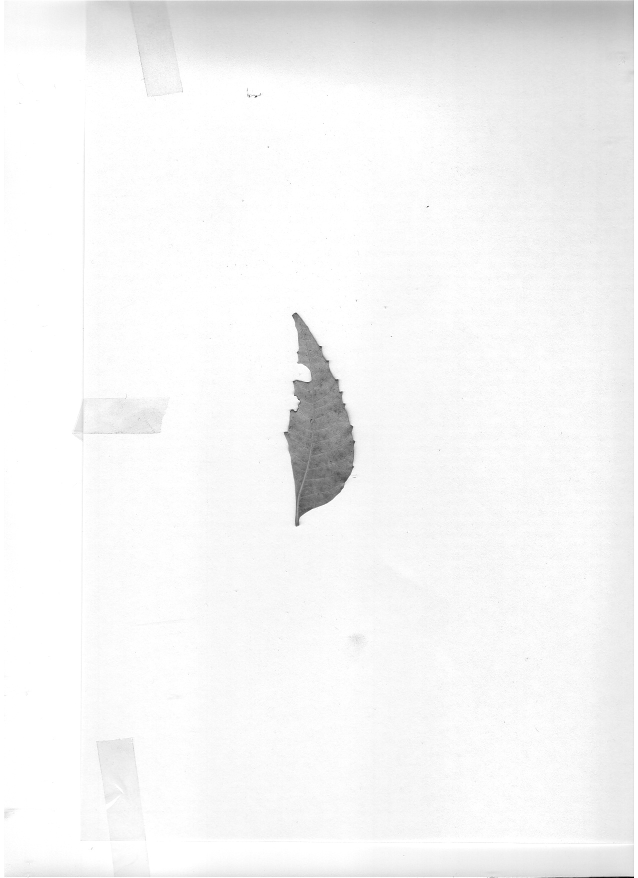
%> input picture assignment_5/Pictures/Neem/neem1.tiff, 1276 x 1755 px (shown at 1/2 size)
$ octave assignment5.m   (GNU Octave 9; MATLAB toolbox functions it lacks are replaced by stand-ins)
%> lines starting %> are read from the running program, lines starting %| are printed output that depends on the picture
%====================================================================================%
% coded by Athul Vijayan ED11B004 on 2nd May 2014
% for Multivariate data analysis assignment 5
%====================================================================================%

% Load image data
% Files are given relative paths. So do not disturb folder structure.
clc;
clear;

% use a denoise filter while loading image
neem1 = im2double(medfilt2(rgb2gray(imread('Pictures/Neem/neem1.tiff'))));   % load image
%> neem1: size 1755x1276 double; min 0, max 1, mean 0.961
neem2 = im2double(medfilt2(rgb2gray(imread('Pictures/Neem/neem2.tiff'))));   % load image
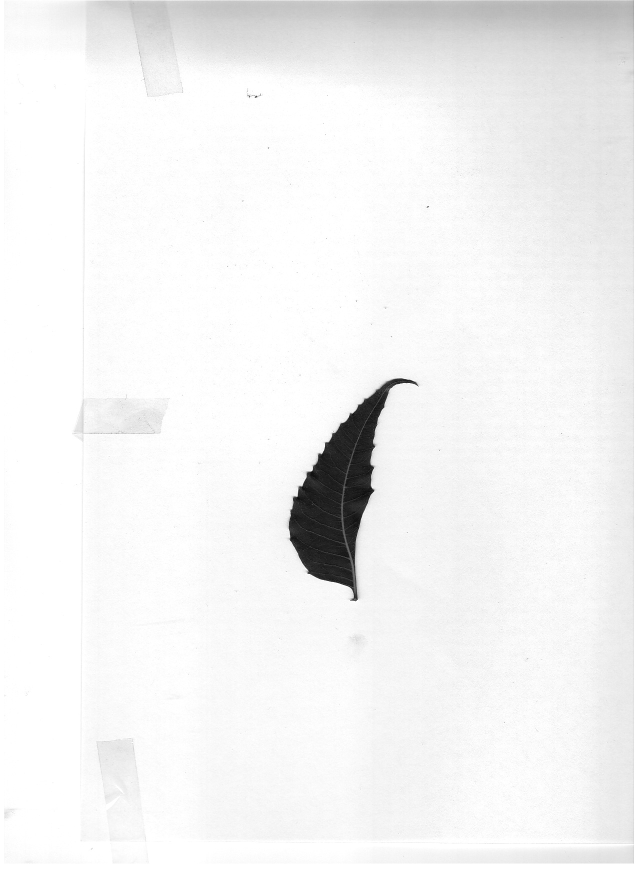
%> input picture assignment_5/Pictures/Neem/neem2.tiff, 1276 x 1755 px (shown at 1/2 size)
%> neem2: size 1755x1276 double; min 0, max 1, mean 0.951
neem3 = im2double(medfilt2(rgb2gray(imread('Pictures/Neem/neem3.tiff'))));   % load image
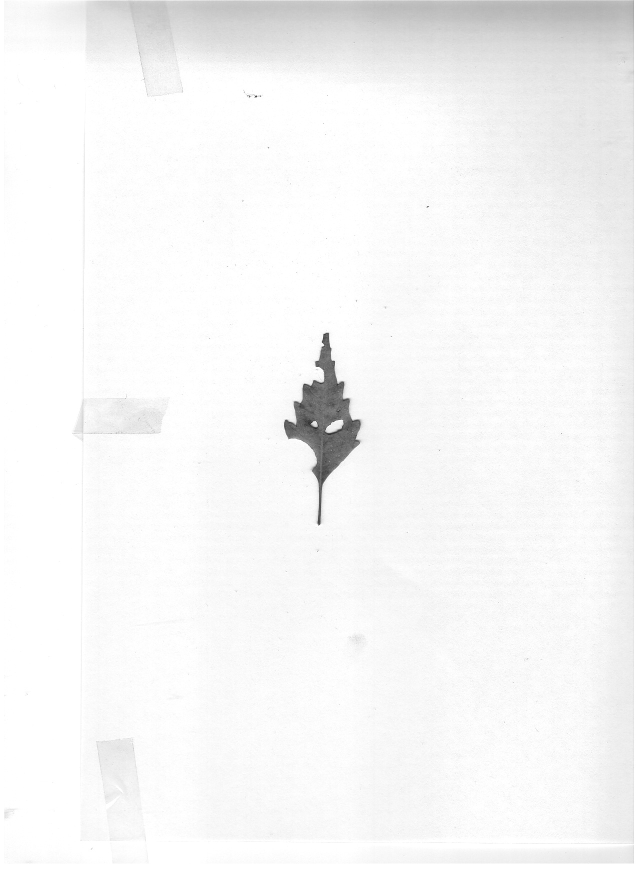
%> input picture assignment_5/Pictures/Neem/neem3.tiff, 1276 x 1755 px (shown at 1/2 size)
%> neem3: size 1755x1276 double; min 0, max 1, mean 0.966
neem4 = im2double(medfilt2(rgb2gray(imread('Pictures/Neem/neem4.tiff'))));   % load image
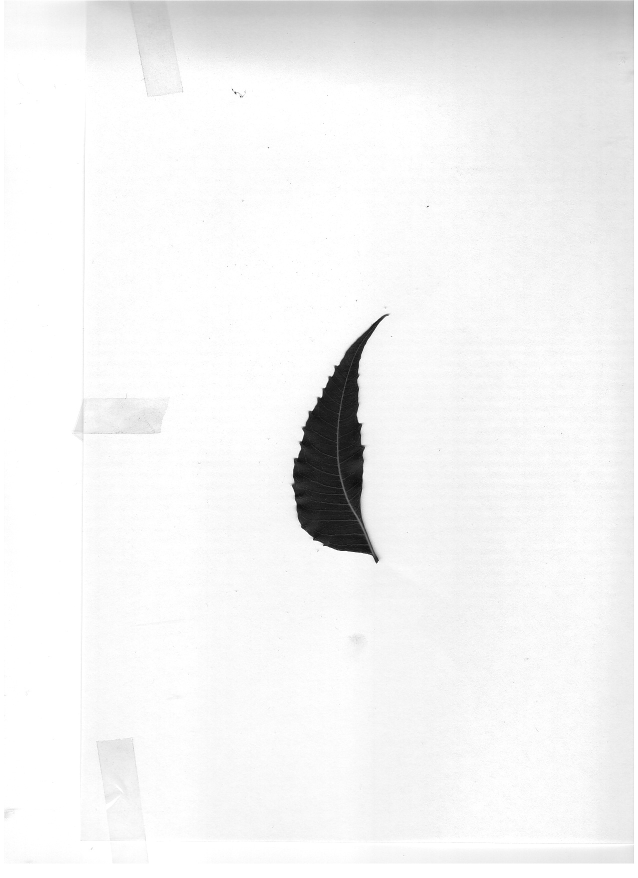
%> input picture assignment_5/Pictures/Neem/neem4.tiff, 1276 x 1755 px (shown at 1/2 size)
%> neem4: size 1755x1276 double; min 0, max 1, mean 0.952
neem5 = im2double(medfilt2(rgb2gray(imread('Pictures/Neem/neem5.tiff'))));   % load image
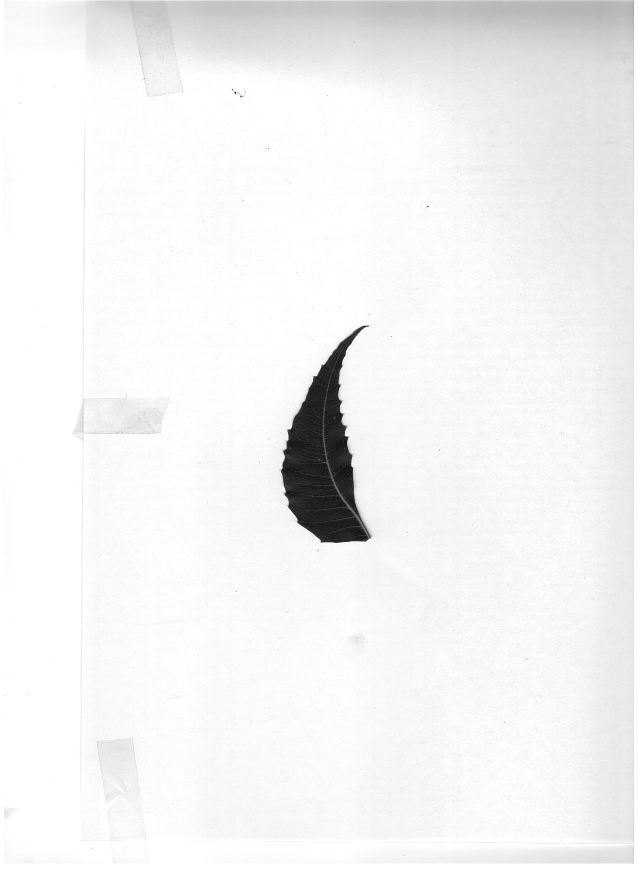
%> input picture assignment_5/Pictures/Neem/neem5.tiff, 1276 x 1755 px (shown at 1/2 size)
%> neem5: size 1755x1276 double; min 0, max 1, mean 0.952; mean of the top-left, top-right, bottom-left and bottom-right quarters 0.971, 0.925, 0.969, 0.945
neem6 = im2double(medfilt2(rgb2gray(imread('Pictures/Neem/neem6.tiff'))));   % load image
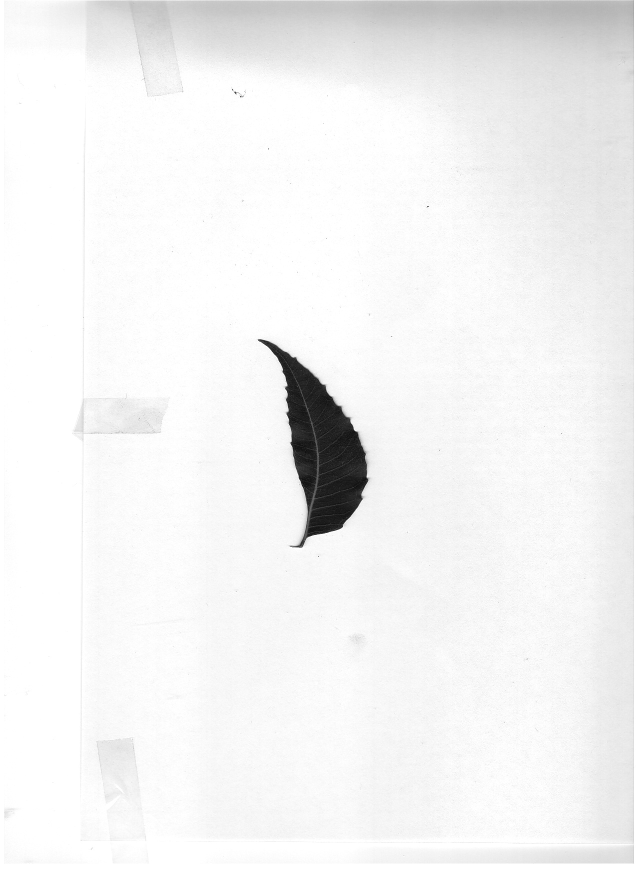
%> input picture assignment_5/Pictures/Neem/neem6.tiff, 1276 x 1755 px (shown at 1/2 size)
%> neem6: size 1755x1276 double; min 0, max 1, mean 0.951; mean of the top-left, top-right, bottom-left and bottom-right quarters 0.962, 0.929, 0.973, 0.942

%> (the run ends here)
